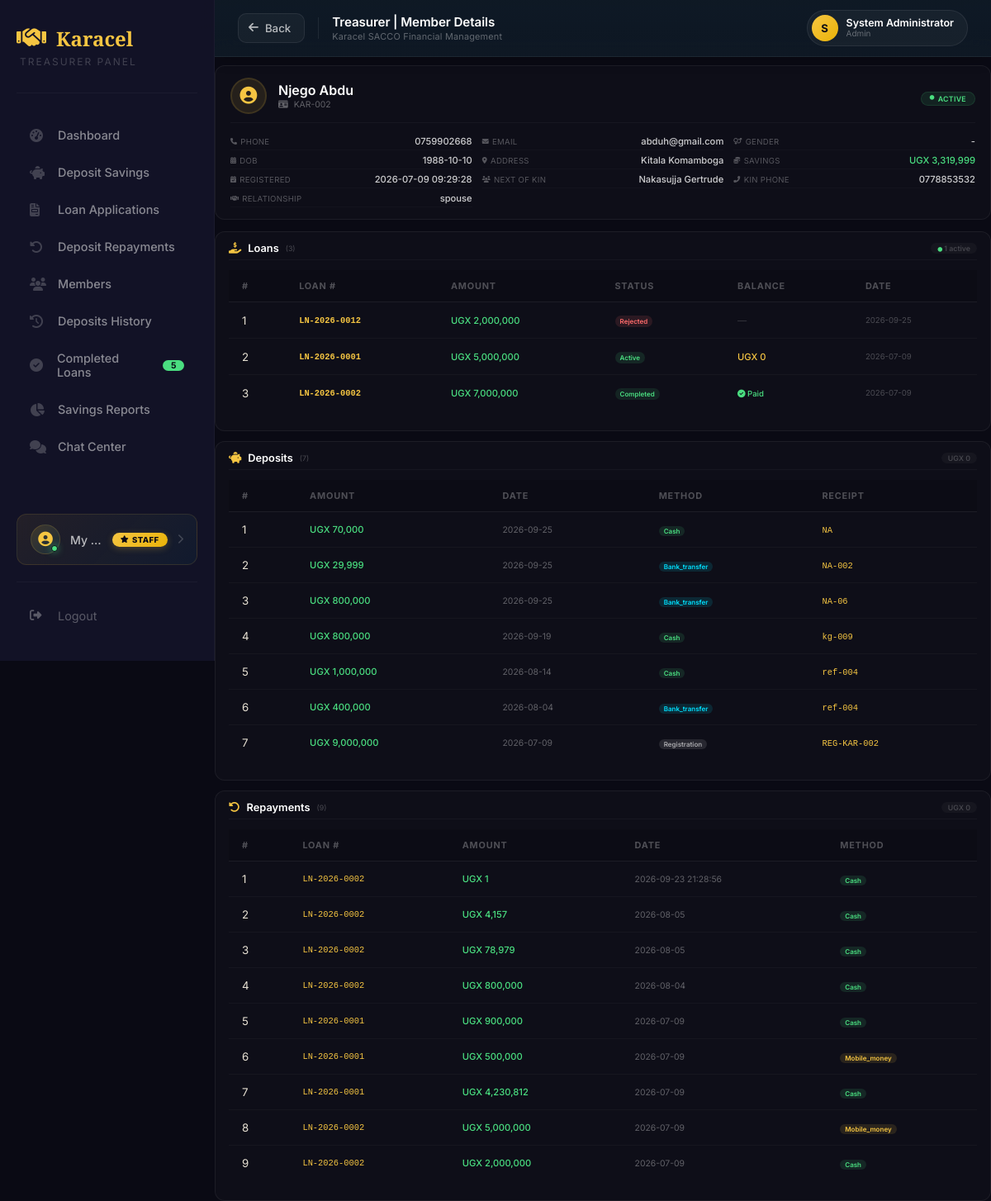
The app's page /treasurer/members/view/4 (signed in) with its own data.
### tables this page shows
CREATE TABLE users (
        id INTEGER PRIMARY KEY AUTOINCREMENT,
        full_name TEXT NOT NULL,
        gender TEXT,
        dob TEXT,
        sacco_number TEXT UNIQUE NOT NULL,
        email TEXT,
        phone TEXT,
        address TEXT,
        password TEXT NOT NULL,
        role TEXT DEFAULT 'member',
        status TEXT DEFAULT 'active',
        savings_balance REAL DEFAULT 0,
        next_of_kin_name TEXT,
        relationship TEXT,
        next_of_kin_phone TEXT,
        registration_date TIMESTAMP DEFAULT CURRENT_TIMESTAMP
    , kai_shares INTEGER DEFAULT 0, ks_shares INTEGER DEFAULT 0, kac_paid INTEGER DEFAULT 0, kac_paid_date TEXT, registration_fee_paid INTEGER DEFAULT 0, registration_fee_paid_date TEXT, account_number TEXT);

CREATE TABLE loans (
            id INTEGER PRIMARY KEY AUTOINCREMENT,
            loan_number TEXT UNIQUE NOT NULL,
            user_id INTEGER NOT NULL,
            amount REAL NOT NULL,
            interest_rate REAL NOT NULL,
            interest_amount REAL NOT NULL,
            total_repayment REAL NOT NULL,
            monthly_installment REAL NOT NULL,
            tenure INTEGER DEFAULT 3,
            purpose TEXT,
            repayment_plan TEXT,
            status TEXT DEFAULT 'pending',
            application_date TEXT NOT NULL,
            approved_date TEXT,
            disbursed_date TEXT,
            completed_date TEXT,
            rejected_date TEXT,
            rejection_reason TEXT,
            admin_rejection_reason TEXT,
            current_balance REAL DEFAULT 0,
            interest_accrued REAL DEFAULT 0,
            last_interest_date TEXT,
            months_overdue INTEGER DEFAULT 0,
            start_month INTEGER DEFAULT 0,
            end_month INTEGER DEFAULT 12,
            created_at TIMESTAMP DEFAULT CURRENT_TIMESTAMP, last_payment_date TEXT, last_payment_amount REAL DEFAULT 0, total_interest_accrued REAL DEFAULT 0, principal_paid REAL DEFAULT 0, interest_paid REAL DEFAULT 0, months_paid INTEGER DEFAULT 0, original_balance REAL DEFAULT 0, total_interest_calculated REAL DEFAULT 0, due_date TEXT, loan_start_date TEXT, loan_end_date TEXT, completion_date TEXT, disbursement_date TEXT, next_interest_date TEXT, payment_method TEXT, transaction_ref TEXT, notes TEXT, collateral TEXT, guarantor_required INTEGER DEFAULT 0, rejected_by TEXT, approved_by TEXT, approved_by_role TEXT, disbursed_by TEXT, disbursed_by_role TEXT, application_fee REAL DEFAULT 1000, application_fee_paid INTEGER DEFAULT 0, net_loan_amount REAL DEFAULT 0, loan_type TEXT DEFAULT "standard", disbursed_amount REAL DEFAULT 0, total_fees_paid REAL DEFAULT 0, total_penalties REAL DEFAULT 0, accrued_interest REAL DEFAULT 0, last_interest_applied_date TEXT, total_interest_charged REAL DEFAULT 0,
            FOREIGN KEY (user_id) REFERENCES users(id)
        );

CREATE TABLE savings_deposits (
            id INTEGER PRIMARY KEY AUTOINCREMENT,
            user_id INTEGER NOT NULL,
            amount REAL NOT NULL,
            deposit_date TEXT NOT NULL,
            payment_method TEXT,
            receipt_number TEXT,
            notes TEXT,
            created_at TIMESTAMP DEFAULT CURRENT_TIMESTAMP, reference TEXT, savings_type TEXT DEFAULT "KAI", shares INTEGER DEFAULT 0,
            FOREIGN KEY (user_id) REFERENCES users(id)
        );

CREATE TABLE repayments (
            id INTEGER PRIMARY KEY AUTOINCREMENT,
            loan_id INTEGER NOT NULL,
            user_id INTEGER NOT NULL,
            amount REAL NOT NULL,
            payment_date TEXT NOT NULL,
            payment_method TEXT,
            transaction_ref TEXT,
            status TEXT DEFAULT 'completed',
            created_at TIMESTAMP DEFAULT CURRENT_TIMESTAMP, interest_paid REAL DEFAULT 0, principal_paid REAL DEFAULT 0, balance_after REAL DEFAULT 0, notes TEXT,
            FOREIGN KEY (loan_id) REFERENCES loans(id),
            FOREIGN KEY (user_id) REFERENCES users(id)
        );

### app.py (the view)
@app.route("/treasurer/members/view/<int:user_id>")
def treasurer_member_details(user_id):
    if session.get("role") not in ["treasurer", "admin", "secretary", "chairperson"]:
        flash('Access denied', 'danger')
        return redirect("/login")
    db = get_db()
    db.row_factory = sqlite3.Row
    try:
        user = db.execute("""
            SELECT * FROM users WHERE id = ?
        """, (user_id,)).fetchone()
        if not user:
            flash('User not found', 'danger')
            return redirect(url_for('treasurer_dashboard'))
        loans = db.execute("""
            SELECT * FROM loans WHERE user_id = ? ORDER BY application_date DESC
        """, (user_id,)).fetchall()
        deposits = db.execute("""
            SELECT * FROM savings_deposits WHERE user_id = ? ORDER BY deposit_date DESC
        """, (user_id,)).fetchall()
        repayments = db.execute("""
            SELECT r.*, l.loan_number
            FROM repayments r
            JOIN loans l ON r.loan_id = l.id
            WHERE r.user_id = ?
            ORDER BY r.payment_date DESC
        """, (user_id,)).fetchall()
        completed_loans = db.execute("SELECT COUNT(*) FROM loans WHERE status = 'completed'").fetchone()[0]
        db.close()
        return render_template(
            "treasurer/member-details.html",
            member=user,
            loans=loans,
            deposits=deposits,
            repayments=repayments,
            completed_loans=completed_loans
        )
    except Exception as e:
        db.close()
        flash(f'Error: {str(e)}', 'danger')
        return redirect(url_for('treasurer_dashboard'))

### templates/treasurer/member-details.html (shortened to what this page needs)
{% extends "treasurer/treasurer-base.html" %}
{% block content %}
<div class="member-profile-card">
    <div class="profile-header">
        <div class="profile-avatar">
            <i class="fas fa-user-circle"></i>
        </div>
        <div class="profile-info">
            <h2>{{ member.full_name }}</h2>
            <p class="sacco-id">
                <i class="fas fa-id-card"></i> {{ member.sacco_number }}
            </p>
        </div>
        <div class="profile-status">
            <span class="status-badge-large
                {% if member.status == 'active' %}active
                {% elif member.status == 'suspended' %}suspended
                {% else %}inactive{% endif %}">
                <i class="fas fa-circle" style="font-size: 0.35rem;"></i>
                {{ member.status|upper if member.status else 'ACTIVE' }}
            </span>
        </div>
    </div>
    <div class="details-grid">
        <div class="detail-item">
            <span class="label"><i class="fas fa-phone"></i> Phone</span>
            <span class="value">{{ member.phone or '-' }}</span>
        </div>
        <div class="detail-item">
            <span class="label"><i class="fas fa-envelope"></i> Email</span>
            <span class="value">{{ member.email or '-' }}</span>
        </div>
        <div class="detail-item">
            <span class="label"><i class="fas fa-venus-mars"></i> Gender</span>
            <span class="value">{{ member.gender or '-' }}</span>
        </div>
        <div class="detail-item">
            <span class="label"><i class="fas fa-calendar-alt"></i> DOB</span>
            <span class="value">{{ member.dob or '-' }}</span>
        </div>
        <div class="detail-item">
            <span class="label"><i class="fas fa-map-marker-alt"></i> Address</span>
            <span class="value">{{ member.address or '-' }}</span>
        </div>
        <div class="detail-item">
            <span class="label"><i class="fas fa-coins"></i> Savings</span>
            <span class="value success">UGX {{ "{:,.0f}".format(member.savings_balance or 0) }}</span>
        </div>
        <div class="detail-item">
            <span class="label"><i class="fas fa-calendar-check"></i> Registered</span>
            <span class="value">{{ member.registration_date or '-' }}</span>
        </div>
        <div class="detail-item">
            <span class="label"><i class="fas fa-users"></i> Next of Kin</span>
            <span class="value">{{ member.next_of_kin_name or '-' }}</span>
        </div>
        <div class="detail-item">
            <span class="label"><i class="fas fa-phone-alt"></i> Kin Phone</span>
            <span class="value">{{ member.next_of_kin_phone or '-' }}</span>
        </div>
        <div class="detail-item">
            <span class="label"><i class="fas fa-handshake"></i> Relationship</span>
            <span class="value">{{ member.relationship or '-' }}</span>
        </div>
    </div>
</div>
<div class="section-card">
    <div class="section-title">
        <i class="fas fa-hand-holding-usd"></i>
        Loans
        <span class="badge-count">({{ loans|length }})</span>
        <span class="count-number">
            {% if loans %}
                {% set active_count = loans|selectattr('status', 'in', ['disbursed', 'active'])|list|length %}
                {% if active_count > 0 %}
                    <i class="fas fa-circle" style="color: #4ade80; font-size: 0.35rem;"></i> {{ active_count }} active
                {% endif %}
            {% endif %}
        </span>
    </div>
    <div class="table-wrapper">
        <table class="styled-table">
            <thead>
                <tr>
                    <th>#</th>
                    <th>Loan #</th>
                    <th>Amount</th>
                    <th>Status</th>
                    <th>Balance</th>
                    <th>Date</th>
                </tr>
            </thead>
            <tbody>
                {% if loans %}
                    {% for loan in loans %}
                    <tr>
                        <td>{{ loop.index }}</td>
                        <td style="color:#f5c542; font-family:monospace; font-weight:600; font-size:0.65rem;">{{ loan.loan_number }}</td>
                        <td style="color:#4ade80; font-weight:500; font-size:0.7rem;">UGX {{ "{:,.0f}".format(loan.amount) }}</td>
                        <td>
                            {% if loan.status == 'pending' %}
                                <span class="status-badge pending">Pending</span>
                            {% elif loan.status == 'approved' %}
                                <span class="status-badge approved">Approved</span>
                            {% elif loan.status == 'disbursed' or loan.status == 'active' %}
                                <span class="status-badge active">Active</span>
                            {% elif loan.status == 'completed' %}
                                <span class="status-badge completed" style="background:rgba(74,222,128,0.1); color:#4ade80;">Completed</span>
                            {% elif loan.status == 'rejected' %}
                                <span class="status-badge rejected">Rejected</span>
                            {% else %}
                                <span class="status-badge secondary">{{ loan.status|title }}</span>
                            {% endif %}
                        </td>
                        <td style="color:#f5c542; font-weight:500; font-size:0.7rem;">
                            {% if loan.status in ['disbursed', 'active'] %}
                                UGX {{ "{:,.0f}".format(loan.current_balance or loan.amount) }}
                            {% elif loan.status == 'completed' %}
                                <span style="color:#4ade80; font-size:0.6rem;"><i class="fas fa-check-circle"></i> Paid</span>
                            {% else %}
                                <span style="color:rgba(255,255,255,0.15);">—</span>
                            {% endif %}
                        </td>
                        <td style="color:rgba(255,255,255,0.25); font-size:0.6rem;">{{ loan.application_date }}</td>
                    </tr>
                    {% endfor %}
                {% endif %}
            </tbody>
        </table>
    </div>
</div>
<div class="section-card">
    <div class="section-title">
        <i class="fas fa-piggy-bank"></i>
        Deposits
        <span class="badge-count">({{ deposits|length }})</span>
        <span class="count-number">
            {% if deposits %}
                UGX {{ "{:,.0f}".format(deposits|sum(attribute='amount')) }}
            {% endif %}
        </span>
    </div>
    <div class="table-wrapper">
        <table class="styled-table">
            <thead>
                <tr>
                    <th>#</th>
                    <th>Amount</th>
                    <th>Date</th>
                    <th>Method</th>
                    <th>Receipt</th>
                </tr>
            </thead>
            <tbody>
                {% if deposits %}
                    {% for deposit in deposits %}
                    <tr>
                        <td>{{ loop.index }}</td>
                        <td style="color:#4ade80; font-weight:500; font-size:0.7rem;">UGX {{ "{:,.0f}".format(deposit.amount) }}</td>
                        <td style="color:rgba(255,255,255,0.35); font-size:0.65rem;">{{ deposit.deposit_date }}</td>
                        <td>
                            <span class="badge
                                {% if deposit.payment_method == 'cash' %}success
                                {% elif deposit.payment_method == 'bank_transfer' %}info
                                {% elif deposit.payment_method == 'mobile_money' %}warning
                                {% elif deposit.payment_method == 'cheque' %}danger
                                {% else %}secondary{% endif %}" style="font-size:0.5rem; padding:1px 6px;">
                                {{ deposit.payment_method|capitalize }}
                            </span>
                        </td>
                        <td style="font-size:0.65rem;">
                            {% if deposit.receipt_number %}
                                <span style="color:#f5c542; font-family:monospace;">{{ deposit.receipt_number }}</span>
                            {% else %}
                                <span style="color:rgba(255,255,255,0.15);">—</span>
                            {% endif %}
                        </td>
                    </tr>
                    {% endfor %}
                {% endif %}
            </tbody>
        </table>
    </div>
</div>
<div class="section-card">
    <div class="section-title">
        <i class="fas fa-undo-alt"></i>
        Repayments
        <span class="badge-count">({{ repayments|length }})</span>
        <span class="count-number">
            {% if repayments %}
                UGX {{ "{:,.0f}".format(repayments|sum(attribute='amount')) }}
            {% endif %}
        </span>
    </div>
    <div class="table-wrapper">
        <table class="styled-table">
            <thead>
                <tr>
                    <th>#</th>
                    <th>Loan #</th>
                    <th>Amount</th>
                    <th>Date</th>
                    <th>Method</th>
                </tr>
            </thead>
            <tbody>
                {% if repayments %}
                    {% for repayment in repayments %}
                    <tr>
                        <td>{{ loop.index }}</td>
                        <td style="color:#f5c542; font-family:monospace; font-weight:500; font-size:0.65rem;">{{ repayment.loan_number }}</td>
                        <td style="color:#4ade80; font-weight:500; font-size:0.7rem;">UGX {{ "{:,.0f}".format(repayment.amount) }}</td>
                        <td style="color:rgba(255,255,255,0.35); font-size:0.65rem;">{{ repayment.payment_date }}</td>
                        <td>
                            <span class="badge
                                {% if repayment.payment_method == 'cash' %}success
                                {% elif repayment.payment_method == 'bank_transfer' %}info
                                {% elif repayment.payment_method == 'mobile_money' %}warning
                                {% elif repayment.payment_method == 'cheque' %}danger
                                {% else %}secondary{% endif %}" style="font-size:0.5rem; padding:1px 6px;">
                                {{ repayment.payment_method|capitalize }}
                            </span>
                        </td>
                    </tr>
                    {% endfor %}
                {% endif %}
            </tbody>
        </table>
    </div>
</div>
{% endblock %}

### records on screen
users: full_name "Njego Abdu", sacco_number "KAR-002", status "ACTIVE", phone "0759902668", email "abduh@gmail.com", gender "-", dob "1988-10-10", address "Kitala Komamboga", savings_balance "3,319,999", registration_date "2026-07-09 09:29:28", next_of_kin_name "Nakasujja Gertrude", next_of_kin_phone "0778853532", relationship "spouse"
loans: loan_number "LN-2026-0012", amount "2,000,000", status "Rejected", application_date "2026-09-25"
loans: loan_number "LN-2026-0001", amount "5,000,000", status "Active", current_balance "0", application_date "2026-07-09"
loans: loan_number "LN-2026-0002", amount "7,000,000", status "Completed", application_date "2026-07-09"
savings_deposits: amount "70,000", deposit_date "2026-09-25", payment_method "Cash", receipt_number "NA"
savings_deposits: amount "29,999", deposit_date "2026-09-25", payment_method "Bank_transfer", receipt_number "NA-002"
savings_deposits: amount "800,000", deposit_date "2026-09-25", payment_method "Bank_transfer", receipt_number "NA-06"
savings_deposits: amount "800,000", deposit_date "2026-09-19", payment_method "Cash", receipt_number "kg-009"
savings_deposits: amount "1,000,000", deposit_date "2026-08-14", payment_method "Cash", receipt_number "ref-004"
savings_deposits: amount "400,000", deposit_date "2026-08-04", payment_method "Bank_transfer", receipt_number "ref-004"
savings_deposits: amount "9,000,000", deposit_date "2026-07-09", payment_method "Registration", receipt_number "REG-KAR-002"
repayments: loan_number "LN-2026-0002", amount "1", payment_date "2026-09-23 21:28:56", payment_method "Cash"
repayments: loan_number "LN-2026-0002", amount "4,157", payment_date "2026-08-05", payment_method "Cash"
repayments: loan_number "LN-2026-0002", amount "78,979", payment_date "2026-08-05", payment_method "Cash"
repayments: loan_number "LN-2026-0002", amount "800,000", payment_date "2026-08-04", payment_method "Cash"
repayments: loan_number "LN-2026-0001", amount "900,000", payment_date "2026-07-09", payment_method "Cash"
repayments: loan_number "LN-2026-0001", amount "500,000", payment_date "2026-07-09", payment_method "Mobile_money"
repayments: loan_number "LN-2026-0001", amount "4,230,812", payment_date "2026-07-09", payment_method "Cash"
repayments: loan_number "LN-2026-0002", amount "5,000,000", payment_date "2026-07-09", payment_method "Mobile_money"
repayments: loan_number "LN-2026-0002", amount "2,000,000", payment_date "2026-07-09", payment_method "Cash"

### other values on screen
{{ completed_loans }} "5"
{{ (session.full_name or 'T')[0] | upper }} "S"
{{ session.full_name }} "System Administrator"
{{ session.role }} "Admin"
{{ loans|length }} "3"
{{ active_count }} "1"
{{ deposits|length }} "7"
{{ "{:,.0f}".format(deposits|sum(attribute='amount')) }} "0"
{{ repayments|length }} "9"
{{ "{:,.0f}".format(repayments|sum(attribute='amount')) }} "0"
